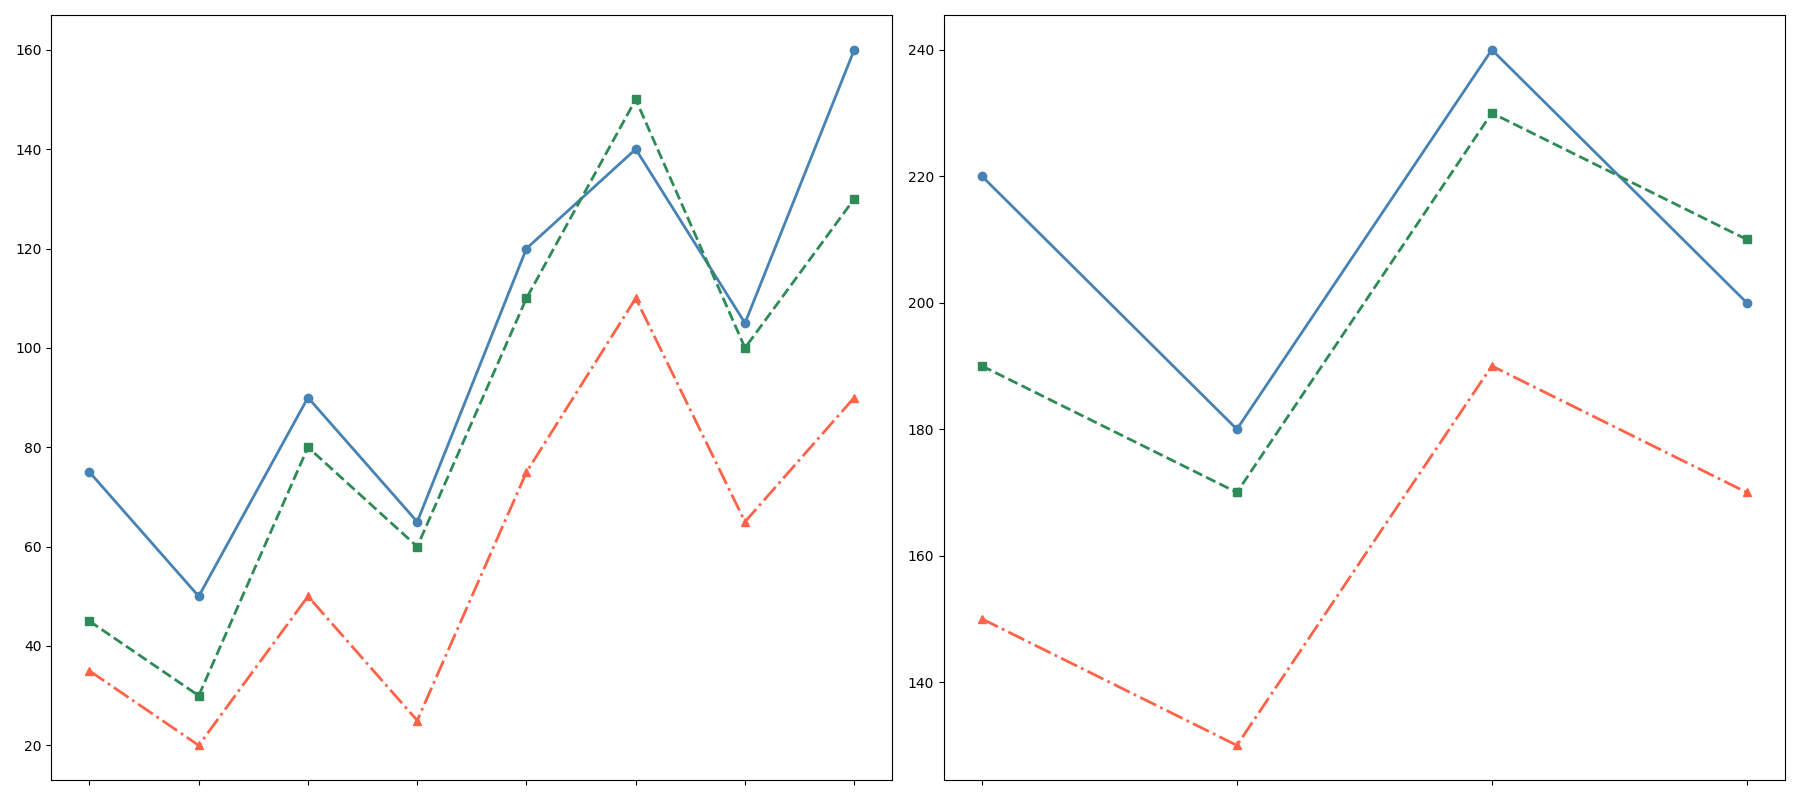

Recreate this plot in Python.
import matplotlib.pyplot as plt
import numpy as np

# Preserved the original structure but altered the sales and forecast data within certain groups
years_actual = np.arange(2015, 2023)
years_forecast = np.arange(2023, 2027)

# Randomly altered sales data for products
product_a_sales = np.array([75, 50, 90, 65, 120, 140, 105, 160])
product_b_sales = np.array([45, 30, 80, 60, 110, 150, 100, 130])
product_c_sales = np.array([35, 20, 50, 25, 75, 110, 65, 90])

# Randomly altered forecast data for products
product_a_forecast = np.array([220, 180, 240, 200])
product_b_forecast = np.array([190, 170, 230, 210])
product_c_forecast = np.array([150, 130, 190, 170])

fig, axes = plt.subplots(1, 2, figsize=(18, 8))

ax1 = axes[0]
ax1.plot(years_actual, product_a_sales, marker='o', linestyle='-', color='#4682b4', linewidth=2)
ax1.plot(years_actual, product_b_sales, marker='s', linestyle='--', color='#2e8b57', linewidth=2)
ax1.plot(years_actual, product_c_sales, marker='^', linestyle='-.', color='#ff6347', linewidth=2)

ax1.set_xticks(years_actual)
ax1.set_xticklabels([])

ax2 = axes[1]
ax2.plot(years_forecast, product_a_forecast, marker='o', linestyle='-', color='#4682b4', linewidth=2)
ax2.plot(years_forecast, product_b_forecast, marker='s', linestyle='--', color='#2e8b57', linewidth=2)
ax2.plot(years_forecast, product_c_forecast, marker='^', linestyle='-.', color='#ff6347', linewidth=2)

ax2.set_xticks(years_forecast)
ax2.set_xticklabels([])

plt.tight_layout()

plt.show()
